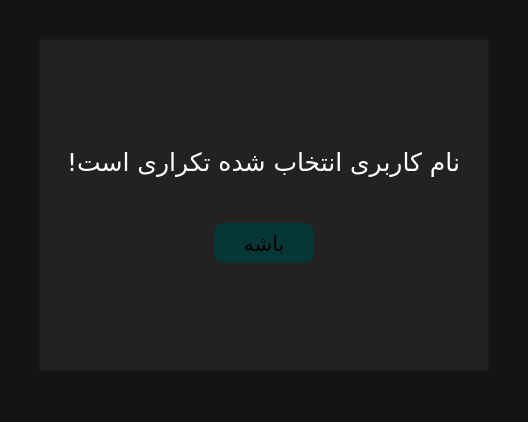
<?xml version="1.0" encoding="UTF-8"?>
<ui version="4.0">
 <class>MainWindow</class>
 <widget class="QMainWindow" name="MainWindow">
  <property name="geometry">
   <rect>
    <x>0</x>
    <y>0</y>
    <width>528</width>
    <height>422</height>
   </rect>
  </property>
  <property name="windowTitle">
   <string>خطای ثبت نام</string>
  </property>
  <property name="styleSheet">
   <string notr="true">QWidget{
    background-color: rgb(20, 20, 20);
}
QFrame{
    background-color: rgb(34, 34, 34);
}

QLabel{
    font-size: 25px;
    color: rgb(255, 255, 255);
}
QPushButton{
    background-color: rgb(7, 54, 54);
    border-radius: 10px;
}
QPushButton:hover{
    background-color: rgba(14, 82, 82, 0.842);
}
</string>
  </property>
  <widget class="QWidget" name="centralwidget">
   <layout class="QGridLayout" name="gridLayout_4">
    <item row="0" column="0">
     <layout class="QGridLayout" name="gridLayout_2">
      <property name="leftMargin">
       <number>30</number>
      </property>
      <property name="topMargin">
       <number>30</number>
      </property>
      <property name="rightMargin">
       <number>30</number>
      </property>
      <property name="bottomMargin">
       <number>20</number>
      </property>
      <item row="0" column="0">
       <widget class="QFrame" name="frame">
        <property name="minimumSize">
         <size>
          <width>450</width>
          <height>300</height>
         </size>
        </property>
        <property name="frameShape">
         <enum>QFrame::Shape::StyledPanel</enum>
        </property>
        <property name="frameShadow">
         <enum>QFrame::Shadow::Raised</enum>
        </property>
        <layout class="QGridLayout" name="gridLayout_3">
         <item row="0" column="0">
          <spacer name="verticalSpacer_2">
           <property name="orientation">
            <enum>Qt::Orientation::Vertical</enum>
           </property>
           <property name="sizeHint" stdset="0">
            <size>
             <width>20</width>
             <height>64</height>
            </size>
           </property>
          </spacer>
         </item>
         <item row="1" column="0">
          <layout class="QGridLayout" name="gridLayout">
           <item row="0" column="0">
            <layout class="QHBoxLayout" name="horizontalLayout_2">
             <item>
              <spacer name="horizontalSpacer_3">
               <property name="orientation">
                <enum>Qt::Orientation::Horizontal</enum>
               </property>
               <property name="sizeHint" stdset="0">
                <size>
                 <width>40</width>
                 <height>20</height>
                </size>
               </property>
              </spacer>
             </item>
             <item>
              <widget class="QLabel" name="label">
               <property name="font">
                <font>
                 <family>B Nazanin</family>
                 <pointsize>-1</pointsize>
                </font>
               </property>
               <property name="text">
                <string>نام کاربری انتخاب شده تکراری است!</string>
               </property>
              </widget>
             </item>
             <item>
              <spacer name="horizontalSpacer_4">
               <property name="orientation">
                <enum>Qt::Orientation::Horizontal</enum>
               </property>
               <property name="sizeHint" stdset="0">
                <size>
                 <width>40</width>
                 <height>20</height>
                </size>
               </property>
              </spacer>
             </item>
            </layout>
           </item>
           <item row="2" column="0">
            <layout class="QHBoxLayout" name="horizontalLayout">
             <item>
              <spacer name="horizontalSpacer">
               <property name="orientation">
                <enum>Qt::Orientation::Horizontal</enum>
               </property>
               <property name="sizeHint" stdset="0">
                <size>
                 <width>40</width>
                 <height>20</height>
                </size>
               </property>
              </spacer>
             </item>
             <item>
              <widget class="QPushButton" name="ok">
               <property name="minimumSize">
                <size>
                 <width>100</width>
                 <height>40</height>
                </size>
               </property>
               <property name="font">
                <font>
                 <family>B Nazanin</family>
                 <pointsize>16</pointsize>
                </font>
               </property>
               <property name="cursor">
                <cursorShape>PointingHandCursor</cursorShape>
               </property>
               <property name="text">
                <string>باشه</string>
               </property>
              </widget>
             </item>
             <item>
              <spacer name="horizontalSpacer_2">
               <property name="orientation">
                <enum>Qt::Orientation::Horizontal</enum>
               </property>
               <property name="sizeHint" stdset="0">
                <size>
                 <width>40</width>
                 <height>20</height>
                </size>
               </property>
              </spacer>
             </item>
            </layout>
           </item>
           <item row="1" column="0">
            <spacer name="verticalSpacer_3">
             <property name="orientation">
              <enum>Qt::Orientation::Vertical</enum>
             </property>
             <property name="sizeType">
              <enum>QSizePolicy::Policy::Minimum</enum>
             </property>
             <property name="sizeHint" stdset="0">
              <size>
               <width>20</width>
               <height>40</height>
              </size>
             </property>
            </spacer>
           </item>
          </layout>
         </item>
         <item row="2" column="0">
          <spacer name="verticalSpacer">
           <property name="orientation">
            <enum>Qt::Orientation::Vertical</enum>
           </property>
           <property name="sizeHint" stdset="0">
            <size>
             <width>20</width>
             <height>63</height>
            </size>
           </property>
          </spacer>
         </item>
        </layout>
       </widget>
      </item>
     </layout>
    </item>
   </layout>
  </widget>
  <widget class="QMenuBar" name="menubar">
   <property name="geometry">
    <rect>
     <x>0</x>
     <y>0</y>
     <width>528</width>
     <height>33</height>
    </rect>
   </property>
  </widget>
  <widget class="QStatusBar" name="statusbar"/>
 </widget>
 <resources/>
 <connections/>
</ui>
